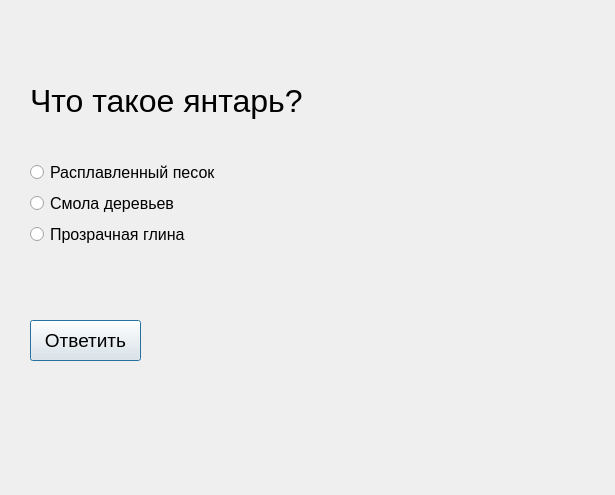
<?xml version="1.0" encoding="UTF-8"?>
<ui version="4.0">
 <class>Dialog</class>
 <widget class="QDialog" name="Dialog">
  <property name="geometry">
   <rect>
    <x>0</x>
    <y>0</y>
    <width>615</width>
    <height>495</height>
   </rect>
  </property>
  <property name="windowTitle">
   <string>Dialog</string>
  </property>
  <widget class="QLabel" name="label">
   <property name="geometry">
    <rect>
     <x>30</x>
     <y>40</y>
     <width>361</width>
     <height>121</height>
    </rect>
   </property>
   <property name="font">
    <font>
     <pointsize>24</pointsize>
    </font>
   </property>
   <property name="text">
    <string>Что такое янтарь?</string>
   </property>
  </widget>
  <widget class="QWidget" name="formLayoutWidget">
   <property name="geometry">
    <rect>
     <x>30</x>
     <y>160</y>
     <width>301</width>
     <height>91</height>
    </rect>
   </property>
   <layout class="QFormLayout" name="formLayout">
    <item row="0" column="0">
     <widget class="QRadioButton" name="radioButton">
      <property name="font">
       <font>
        <pointsize>12</pointsize>
       </font>
      </property>
      <property name="text">
       <string>Расплавленный песок</string>
      </property>
     </widget>
    </item>
    <item row="2" column="0">
     <widget class="QRadioButton" name="radioButton_3">
      <property name="font">
       <font>
        <pointsize>12</pointsize>
       </font>
      </property>
      <property name="text">
       <string>Смола деревьев</string>
      </property>
     </widget>
    </item>
    <item row="3" column="0">
     <widget class="QRadioButton" name="radioButton_2">
      <property name="font">
       <font>
        <pointsize>12</pointsize>
       </font>
      </property>
      <property name="text">
       <string>Прозрачная глина</string>
      </property>
     </widget>
    </item>
   </layout>
  </widget>
  <widget class="QPushButton" name="pushButton">
   <property name="geometry">
    <rect>
     <x>30</x>
     <y>320</y>
     <width>111</width>
     <height>41</height>
    </rect>
   </property>
   <property name="font">
    <font>
     <pointsize>14</pointsize>
    </font>
   </property>
   <property name="text">
    <string>Ответить</string>
   </property>
  </widget>
 </widget>
 <resources/>
 <connections/>
</ui>
